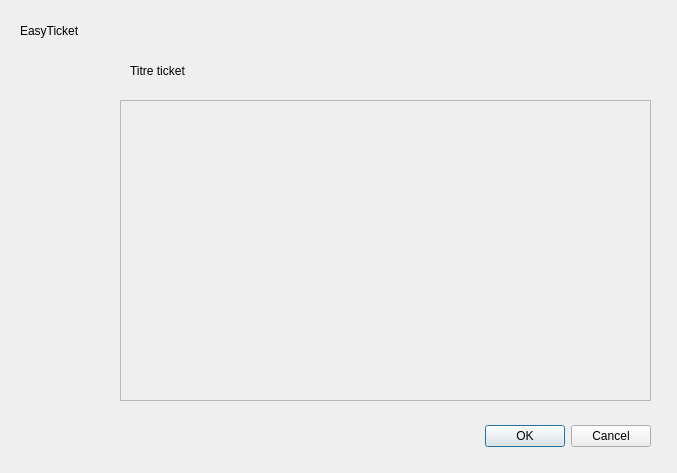
<?xml version="1.0" encoding="UTF-8"?>
<ui version="4.0">
 <class>DetailsTicket</class>
 <widget class="QDialog" name="DetailsTicket">
  <property name="geometry">
   <rect>
    <x>0</x>
    <y>0</y>
    <width>677</width>
    <height>473</height>
   </rect>
  </property>
  <property name="windowTitle">
   <string>Dialog</string>
  </property>
  <widget class="QDialogButtonBox" name="buttonBox">
   <property name="geometry">
    <rect>
     <x>310</x>
     <y>420</y>
     <width>341</width>
     <height>32</height>
    </rect>
   </property>
   <property name="orientation">
    <enum>Qt::Horizontal</enum>
   </property>
   <property name="standardButtons">
    <set>QDialogButtonBox::Cancel|QDialogButtonBox::Ok</set>
   </property>
  </widget>
  <widget class="QLabel" name="labelHeader">
   <property name="geometry">
    <rect>
     <x>20</x>
     <y>10</y>
     <width>641</width>
     <height>41</height>
    </rect>
   </property>
   <property name="text">
    <string>EasyTicket</string>
   </property>
  </widget>
  <widget class="QLabel" name="labelTitre">
   <property name="geometry">
    <rect>
     <x>130</x>
     <y>50</y>
     <width>641</width>
     <height>41</height>
    </rect>
   </property>
   <property name="text">
    <string>Titre ticket</string>
   </property>
  </widget>
  <widget class="QScrollArea" name="zoneMessages">
   <property name="geometry">
    <rect>
     <x>120</x>
     <y>100</y>
     <width>531</width>
     <height>301</height>
    </rect>
   </property>
   <property name="widgetResizable">
    <bool>true</bool>
   </property>
   <widget class="QWidget" name="scrollAreaWidgetContents">
    <property name="geometry">
     <rect>
      <x>0</x>
      <y>0</y>
      <width>529</width>
      <height>299</height>
     </rect>
    </property>
    <widget class="QWidget" name="verticalLayoutWidget">
     <property name="geometry">
      <rect>
       <x>10</x>
       <y>10</y>
       <width>511</width>
       <height>281</height>
      </rect>
     </property>
     <layout class="QVBoxLayout" name="zoneMessagesLayout"/>
    </widget>
   </widget>
  </widget>
 </widget>
 <resources/>
 <connections>
  <connection>
   <sender>buttonBox</sender>
   <signal>accepted()</signal>
   <receiver>DetailsTicket</receiver>
   <slot>accept()</slot>
   <hints>
    <hint type="sourcelabel">
     <x>248</x>
     <y>254</y>
    </hint>
    <hint type="destinationlabel">
     <x>157</x>
     <y>274</y>
    </hint>
   </hints>
  </connection>
  <connection>
   <sender>buttonBox</sender>
   <signal>rejected()</signal>
   <receiver>DetailsTicket</receiver>
   <slot>reject()</slot>
   <hints>
    <hint type="sourcelabel">
     <x>316</x>
     <y>260</y>
    </hint>
    <hint type="destinationlabel">
     <x>286</x>
     <y>274</y>
    </hint>
   </hints>
  </connection>
 </connections>
</ui>
